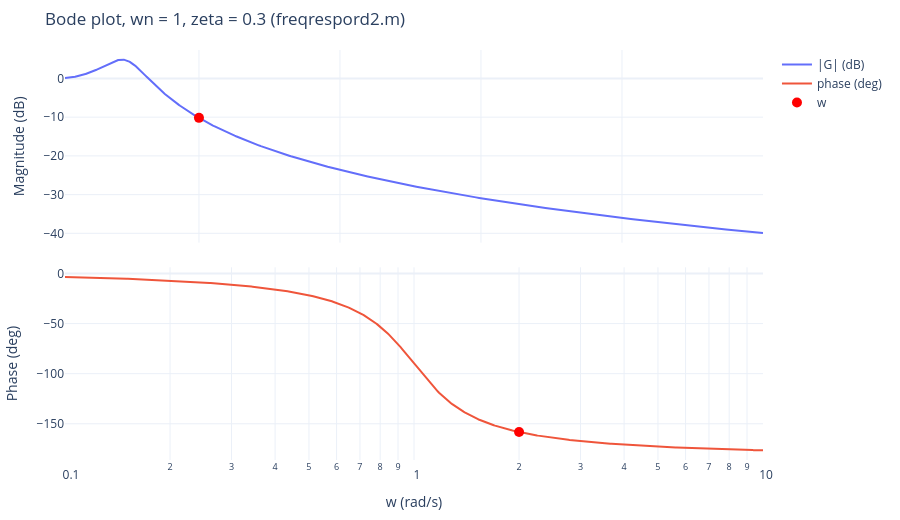
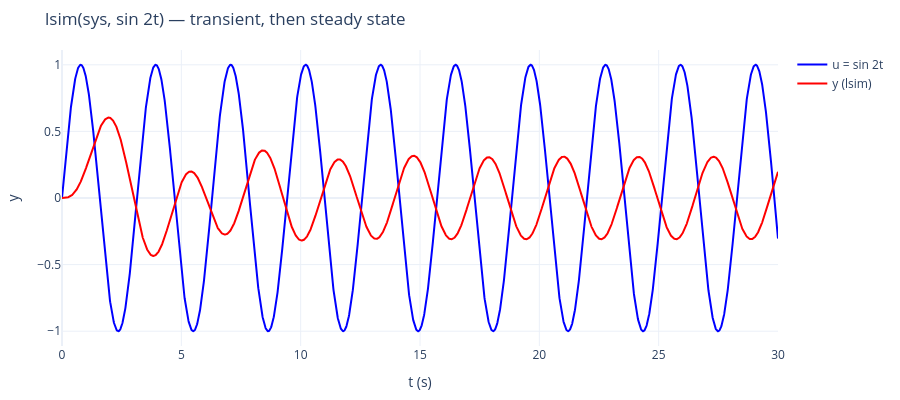

The code cell stored with these charts, in order, in its notebook:
### Markdown cell above
## 1. 二階系統的頻率響應（`freqrespord2.m`）

```matlab
wn=1; z=0.3;
[num den]=ord2(wn,z);     % num = 1, den = [1 2*z*wn wn^2]
sys=tf(num,den);  bode(sys)
t=0:0.01:30; w=2; u=sin(w*t);  lsim(sys,u,t)
```
注意 `ord2` 的分子是 1（不是 $\omega_n^2$），這裡 $\omega_n=1$ 所以兩者相同。

### Code cell
wn, z, w = 1.0, 0.3, 2.0
num, den = [1.0], [1.0, 2 * z * wn, wn**2]
bode(num, den, 0.1, 10, "Bode plot, wn = 1, zeta = 0.3 (freqrespord2.m)", mark=w)
G = freqresp(num, den, w)
r = w / wn
print(f"|G(j2)| = {abs(G):.4f}  (formula 1/sqrt((1-r^2)^2+(2 z r)^2) = {1 / np.sqrt((1 - r**2)**2 + (2 * z * r)**2):.4f}), angle = {np.degrees(np.angle(G)):.2f} deg")
t = np.arange(0, 30 + 1e-9, 0.01)
_, y, _ = signal.lsim(signal.TransferFunction(num, den), np.sin(w * t), t)
plot_pair(t, np.sin(w * t), y, "u = sin 2t", "y (lsim)", "lsim(sys, sin 2t) — transient, then steady state", "y")
steady_check("freqrespord2", num, den, lambda t: np.sin(w * t), w, abs(G), np.angle(G))
print("note: w > wn, so the output lags by more than 90 deg (np.angle / atan2 gives the correct quadrant).")

### Figure 1 — Plotly figure (JSON) as saved in the notebook; plotly's stock layout.template omitted (floating-point values rounded to 4 significant figures; data arrays with more than 128 entries replaced by an {"elided": "..."} marker saying what was removed)
{"data": [{"name": "|G| (dB)", "type": "scatter", "x": {"elided": "600 float values"}, "xaxis": "x", "y": {"elided": "600 float values"}, "yaxis": "y"}, {"name": "phase (deg)", "type": "scatter", "x": {"elided": "600 float values"}, "xaxis": "x2", "y": {"elided": "600 float values"}, "yaxis": "y2"}, {"marker": {"color": "red", "size": 10}, "mode": "markers", "name": "w", "type": "scatter", "x": [2.0], "xaxis": "x", "y": [-10.19], "yaxis": "y"}, {"marker": {"color": "red", "size": 10}, "mode": "markers", "showlegend": false, "type": "scatter", "x": [2.0], "xaxis": "x2", "y": [-158.2], "yaxis": "y2"}], "layout": {"height": 520, "margin": {"b": 50, "l": 60, "r": 20, "t": 50}, "title": {"text": "Bode plot, wn = 1, zeta = 0.3 (freqrespord2.m)"}, "xaxis": {"anchor": "y", "domain": [0.0, 1.0], "matches": "x2", "showticklabels": false}, "xaxis2": {"anchor": "y2", "domain": [0.0, 1.0], "title": {"text": "w (rad/s)"}, "type": "log"}, "yaxis": {"anchor": "x", "domain": [0.53, 1.0], "title": {"text": "Magnitude (dB)"}}, "yaxis2": {"anchor": "x2", "domain": [0.0, 0.47], "title": {"text": "Phase (deg)"}}}}

### Figure 2 — Plotly figure (JSON) as saved in the notebook; plotly's stock layout.template omitted (floating-point values rounded to 4 significant figures; data arrays with more than 128 entries replaced by an {"elided": "..."} marker saying what was removed)
{"data": [{"line": {"color": "blue"}, "name": "u = sin 2t", "type": "scatter", "x": {"elided": "3001 float values"}, "y": {"elided": "3001 float values"}}, {"line": {"color": "red"}, "name": "y (lsim)", "type": "scatter", "x": {"elided": "3001 float values"}, "y": {"elided": "3001 float values"}}], "layout": {"height": 400, "margin": {"b": 50, "l": 60, "r": 20, "t": 50}, "title": {"text": "lsim(sys, sin 2t) — transient, then steady state"}, "xaxis": {"title": {"text": "t (s)"}}, "yaxis": {"title": {"text": "y"}}}}
